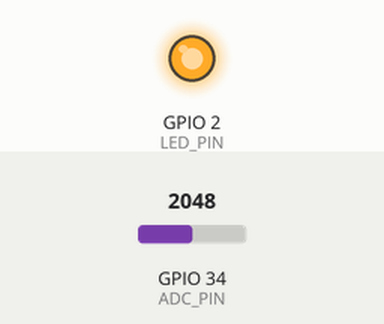
This sketch was run on a simulated ESP32. Parts: output pins drawn as LEDs (lit = HIGH). Inputs (shaded band) come from the test bench; at power-on: GPIO 34 (ADC_PIN) = 2048 (analog values on the 0–4095 scale). What the sketch prints to the serial monitor is not drawn.

Above: at 0.15 s.
Timing chart, 0 to 3.1 s (numbered marks = the images above):
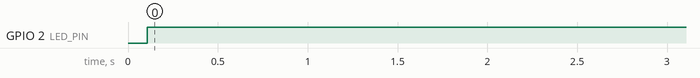

Measured:
- by itself, GPIO 2 (LED_PIN): LOW → HIGH at 0.11 s

The sketch:

gpr_sampler.ino
```cpp
/*
 * GPR IF Signal Sampler — ESP32
 * ==============================
 * Muestrea la señal IF (salida del LPF + Amplificador) y la envía al PC
 * por USB-Serial usando el protocolo ASCII:
 *
 *   SWEEP_START,<N_muestras>,<sample_rate_Hz>
 *   <valor_ADC>          ← repetido N veces
 *   SWEEP_END
 *
 * Cada paquete corresponde a un sweep completo del VCO (1→2 GHz).
 *
 * Conexión del ADC:
 *   Señal IF ──[Circuito DC-bias]──► GPIO34 (ADC1_CH6)
 *
 * Sincronismo (opcional):
 *   Rampa VCO ──► GPIO35  (flanco ascendente = inicio de sweep)
 *
 * ─────────────────────────────────────────────────────────────────────────────
 * IMPORTANTE: usar siempre ADC1 (GPIO32–39).
 * ADC2 (GPIO0,2,4,12-15,25-27) comparte hardware con el driver WiFi
 * y da lecturas erróneas aunque WiFi esté deshabilitado.
 * ─────────────────────────────────────────────────────────────────────────────
 */

#include <Arduino.h>

// ══════════════════════════════════════════════ CONFIGURACIÓN ══════════════════

// ── Pin ADC ──────────────────────────────────────────────────────────────────
const int ADC_PIN  = 34;    // GPIO34 = ADC1_CH6  (input-only, ideal para ADC)

// ── Sincronismo externo (opcional) ───────────────────────────────────────────
// Conectar el pin de "inicio de rampa" del generador de barrido aquí.
// Si no tenés sync hardware, dejar USE_SYNC = false → el ESP32 genera
// sus propios sweeps temporizados.
const bool USE_SYNC = false;
const int  SYNC_PIN = 35;   // GPIO35 = ADC1_CH7  (input-only)

// ── LED de actividad ─────────────────────────────────────────────────────────
const int LED_PIN = 2;      // LED interno en la mayoría de los ESP32 DevKit

// ── Parámetros de muestreo ───────────────────────────────────────────────────
//
// SWEEP_TIME_S:  debe coincidir con el tiempo de barrido real del VCO.
//                Ajustarlo cuando se defina el tiempo de sweep definitivo.
//
// SAMPLE_RATE:   para 5 m de alcance máximo con T=1s y BW=1GHz, la frecuencia
//                beat máxima es ~33 Hz → alcanza con 200 Hz.
//                Usar 1000 Hz da buena resolución espectral y margen de sobra.
//                Actualizar también spin_fs en la GUI del PC.
//
// BAUD_RATE:     921600 es necesario para enviar 1000 muestras/s en ASCII
//                sin que el buffer se llene. No bajar de 115200.
//
const float SWEEP_TIME_S = 1.0f;
const int   SAMPLE_RATE  = 1000;     // Hz
const int   BAUD_RATE    = 921600;

// ── Derivados (no modificar) ─────────────────────────────────────────────────
const int           N_SAMPLES  = (int)(SWEEP_TIME_S * SAMPLE_RATE);
const unsigned long SAMPLE_US  = 1000000UL / SAMPLE_RATE;

// ══════════════════════════════════════════════ SETUP ═════════════════════════

void setup() {
    Serial.begin(BAUD_RATE);

    // Resolución y atenuación del ADC
    // ADC_11db → rango de entrada 0–3.1 V (aprox 3.3 V con cierta no-linealidad)
    // Si la señal IF tiene amplitud pequeña (<1 V), cambiar a ADC_6db (0–2.2 V)
    // o ADC_2_5db (0–1.5 V) para mejorar la resolución efectiva.
    analogReadResolution(12);
    analogSetPinAttenuation(ADC_PIN, ADC_11db);

    // Warm-up: las primeras lecturas del ADC ESP32 suelen ser ruidosas
    for (int i = 0; i < 50; i++) analogRead(ADC_PIN);

    if (USE_SYNC) {
        pinMode(SYNC_PIN, INPUT);
    }
    pinMode(LED_PIN, OUTPUT);
    digitalWrite(LED_PIN, LOW);

    // Indicar al PC que el dispositivo está listo
    delay(100);
    Serial.println("GPR_READY");
}

// ══════════════════════════════════════════════ LOOP ══════════════════════════

void loop() {

    // ── 1. Esperar inicio de sweep ────────────────────────────────────────────
    if (USE_SYNC) {
        // Esperar flanco ascendente en SYNC_PIN (inicio de rampa del VCO)
        while (digitalRead(SYNC_PIN) == LOW) { /* busy-wait */ }
    }

    // ── 2. Cabecera del paquete ───────────────────────────────────────────────
    Serial.print("SWEEP_START,");
    Serial.print(N_SAMPLES);
    Serial.print(",");
    Serial.println(SAMPLE_RATE);

    digitalWrite(LED_PIN, HIGH);

    // ── 3. Muestreo y envío ───────────────────────────────────────────────────
    // Se usa busy-wait sobre micros() para espaciado preciso entre muestras.
    // Esto bloquea el core durante todo el sweep, lo cual es intencional:
    // cualquier interrupción (WiFi, etc.) arruinaría el timing.
    unsigned long t0 = micros();

    for (int i = 0; i < N_SAMPLES; i++) {
        // Esperar el slot de tiempo correspondiente a esta muestra
        while ((micros() - t0) < (unsigned long)i * SAMPLE_US) { /* spin */ }

        Serial.println(analogRead(ADC_PIN));
    }

    // ── 4. Cierre del paquete ─────────────────────────────────────────────────
    Serial.println("SWEEP_END");
    digitalWrite(LED_PIN, LOW);

    // ── 5. Padding de tiempo (solo sin sync externo) ──────────────────────────
    // Esperar a completar el período de sweep para que el timing sea estable
    // entre sweeps consecutivos.
    if (!USE_SYNC) {
        unsigned long elapsed = micros() - t0;
        unsigned long period  = (unsigned long)(SWEEP_TIME_S * 1000000.0f);
        if (elapsed < period) {
            delayMicroseconds(period - elapsed);
        }
    }
}
```
